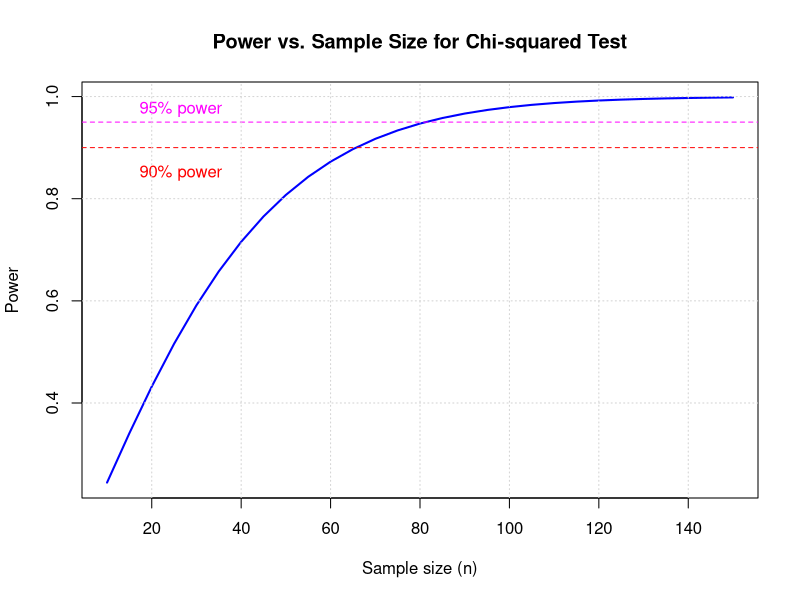

Here is the R script that generated this plot:
#!/usr/bin/env Rscript

# power_vs_sample_chisq.R
# Plot power vs. sample size for a chi-squared goodness-of-fit test

# Parameters
alpha <- 0.05                    # Significance level
p0 <- c(0.50, 0.50)   # Expected probabilities for 2 categories under H0
p1 <- c(0.30, 0.70)   # True probabilities under H1
df <- length(p0) - 1              # Degrees of freedom

df

# Function to compute power analytically
# n=sample size, 
# p0 = expected probabilities per category under H0
# p1=true probabilities under H1 
# alpha = significance level
power_chisq <- function(n, p0, p1, alpha) {
  lambda <- n * sum((p1 - p0)^2 / p0)                # Noncentrality parameter
  crit <- qchisq(1 - alpha, df = length(p0) - 1)     # Critical value of the chi-squared under H0
#  power <- 1 - pchisq(crit, df = length(p0) - 1, ncp = lambda) # Computes P (chisq > chisq_crit)
  power <- pchisq(crit, lower.tail=FALSE, df = length(p0) - 1, ncp = lambda) # Computes P (chisq > chisq_crit)
  return(power)
}

# Sample sizes to test
n_values <- seq(10, 150, by = 5)
power_values <- sapply(n_values, power_chisq, p0 = p0, p1 = p1, alpha = alpha)

# PDF output
pdf("PowerPlotTwo.pdf", width = 6, height = 5)

# Plot
plot(n_values, power_values, type = "l", lwd = 2, col = "blue",
     xlab = "Sample size (n)",
     ylab = "Power",
     main = "Power vs. Sample Size for Chi-squared Test")
abline(h = 0.9, lty = 2, col = "red")  # Typical power threshold
abline(h = 0.95, lty = 2, col = "magenta")  # Typical power threshold
text(15, 0.85, "90% power", col = "red", pos = 4)
text(15, 0.975, "95% power", col = "magenta", pos = 4)

grid()

print(n_values)
print(power_values)

# Close display
dev.off()

